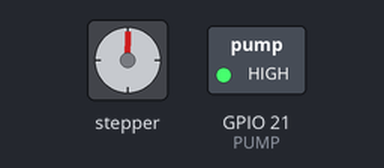
A program run on a simulated ESP32 board running MicroPython. Shown: stepper motor, switched loads named in the program (green lamp = pin HIGH). The stepper is drawn at 200 steps a turn; pins used as bus, display or sensor lines are not drawn.

Above: at 0.15 s.
At 10.07 s:
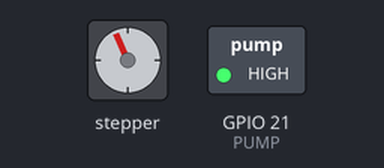
At 19.97 s:
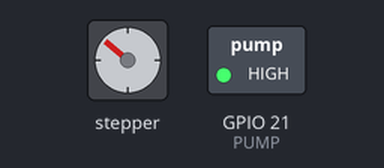
At 39.79 s:
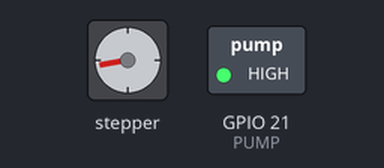
Timing chart, 0 to 40.0 s (numbered marks = the images above):
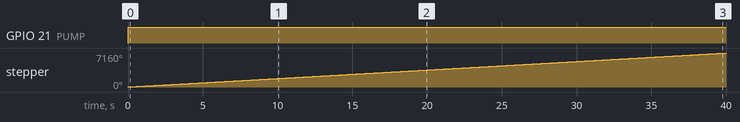

The program:

esp.py
```python
from machine import Pin, PWM
import time


def run_motorpump(number_of_steps):
    PUMP.low()
    for x in range(number_of_steps):
        PUMP.high()
        STEP.high()
        time.sleep(0.005)
        STEP.low()
        time.sleep(0.005)
    PUMP.low()

DIR=Pin(23, Pin.OUT)
STEP=Pin(22, Pin.OUT)
PUMP=Pin(21, Pin.OUT)
DIR.on()

while True:
    run_motorpump(5000)
    time.sleep(86400) #run script daily
```

Measured:
- by itself, GPIO 21 (PUMP): LOW → HIGH at 0.00 s
- by itself, stepper: keeps turning clockwise at about 179°/s
